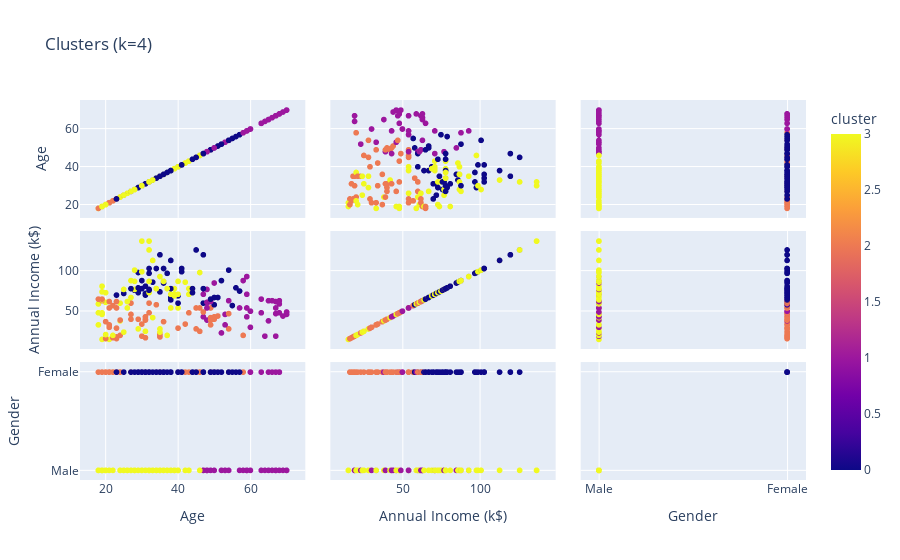

Notebook code cell kept with this figure:
### Code cell
visualize_clusters(data,labels,4)

### Figure 1 — Plotly figure (JSON) as saved in the notebook; plotly's stock layout.template omitted (floating-point values rounded to 4 significant figures; data arrays with more than 128 entries replaced by an {"elided": "..."} marker saying what was removed)
{"data": [{"customdata": {"elided": "200x1 int values"}, "dimensions": [{"axis": {"matches": true}, "label": "Age", "values": {"elided": "200 int values"}}, {"axis": {"matches": true}, "label": "Annual Income (k$)", "values": {"elided": "200 int values"}}, {"axis": {"matches": true}, "label": "Gender", "values": {"elided": "200 str values"}}], "hovertemplate": "%{xaxis.title.text}=%{x}<br>%{yaxis.title.text}=%{y}<br>Spending Score (1-100)=%{customdata[0]}<br>cluster=%{marker.color}<extra></extra>", "legendgroup": "", "marker": {"color": {"elided": "200 int values"}, "coloraxis": "coloraxis", "symbol": "circle"}, "name": "", "showlegend": false, "type": "splom"}], "layout": {"coloraxis": {"colorbar": {"title": {"text": "cluster"}}, "colorscale": [[0, "#0d0887"], [0.1111, "#46039f"], [0.2222, "#7201a8"], [0.3333, "#9c179e"], [0.4444, "#bd3786"], [0.5556, "#d8576b"], [0.6667, "#ed7953"], [0.7778, "#fb9f3a"], [0.8889, "#fdca26"], [1, "#f0f921"]]}, "dragmode": "select", "legend": {"tracegroupgap": 0}, "title": {"text": "Clusters (k=4)"}}}
